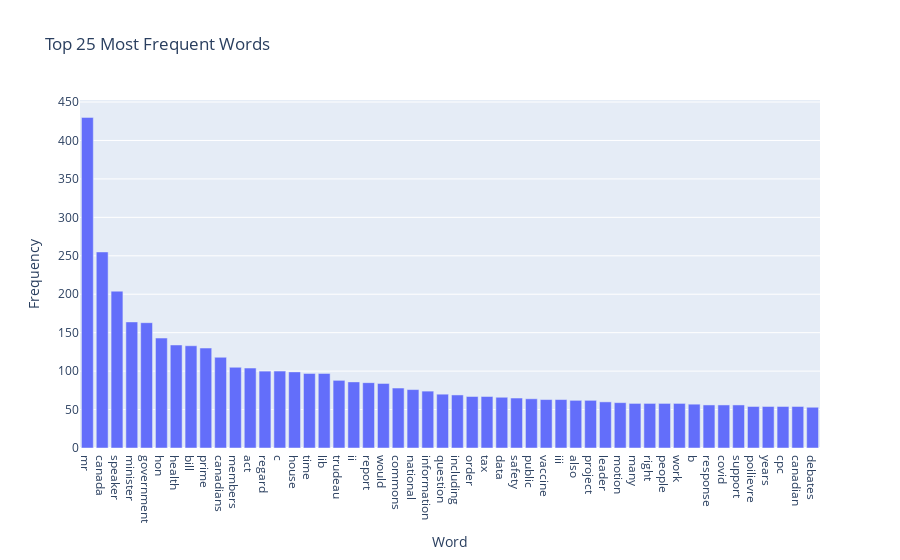

The notebook cell this image was saved under:
### Markdown cell above
# Text Analytics

### Code cell
import PyPDF2
import re
import nltk
from nltk.corpus import stopwords
from collections import Counter
import pandas as pd
import plotly.express as px

# Download NLTK stopwords
nltk.download('stopwords')

# Load the PDF
pdf_file = 'HAN335-E.pdf'
with open(pdf_file, 'rb') as file:
    reader = PyPDF2.PdfReader(file)
    text = ""
    for page in reader.pages:
        text += page.extract_text()

# Text cleaning
def clean_text(text):
    # Lowercase the text
    text = text.lower()
    # Remove special characters and digits
    text = re.sub(r'[^a-z\s]', '', text)
    # Remove stopwords
    stop_words = set(stopwords.words('english'))
    text = ' '.join([word for word in text.split() if word not in stop_words])
    return text

cleaned_text = clean_text(text)

# Count word frequency
word_counts = Counter(cleaned_text.split())

# Convert to DataFrame
df_word_counts = pd.DataFrame(word_counts.items(), columns=['Word', 'Frequency'])

# Sort by frequency and get top 25 words
df_top_words = df_word_counts.sort_values(by='Frequency', ascending=False).head(50)

# Create a Plotly bar chart
fig = px.bar(df_top_words, x='Word', y='Frequency', title='Top 25 Most Frequent Words')
fig.show()

### Figure 1 — Plotly figure (JSON) as saved in the notebook; plotly's stock layout.template omitted (floating-point values rounded to 4 significant figures)
{"data": [{"alignmentgroup": "True", "hovertemplate": "Word=%{x}<br>Frequency=%{y}<extra></extra>", "legendgroup": "", "marker": {"color": "#636efa", "pattern": {"shape": ""}}, "name": "", "offsetgroup": "", "orientation": "v", "showlegend": false, "textposition": "auto", "type": "bar", "x": ["mr", "canada", "speaker", "minister", "government", "hon", "health", "bill", "prime", "canadians", "members", "act", "regard", "c", "house", "time", "lib", "trudeau", "ii", "report", "would", "commons", "national", "information", "question", "including", "order", "tax", "data", "safety", "public", "vaccine", "iii", "also", "project", "leader", "motion", "many", "right", "people", "work", "b", "response", "covid", "support", "poilievre", "years", "cpc", "canadian", "debates"], "xaxis": "x", "y": [430, 255, 204, 164, 163, 143, 134, 133, 130, 118, 105, 104, 100, 100, 99, 97, 97, 88, 86, 85, 84, 78, 76, 74, 70, 69, 67, 67, 66, 65, 64, 63, 63, 62, 62, 60, 59, 58, 58, 58, 58, 57, 56, 56, 56, 54, 54, 54, 54, 53], "yaxis": "y"}], "layout": {"barmode": "relative", "legend": {"tracegroupgap": 0}, "title": {"text": "Top 25 Most Frequent Words"}, "xaxis": {"anchor": "y", "domain": [0, 1], "title": {"text": "Word"}}, "yaxis": {"anchor": "x", "domain": [0, 1], "title": {"text": "Frequency"}}}}
